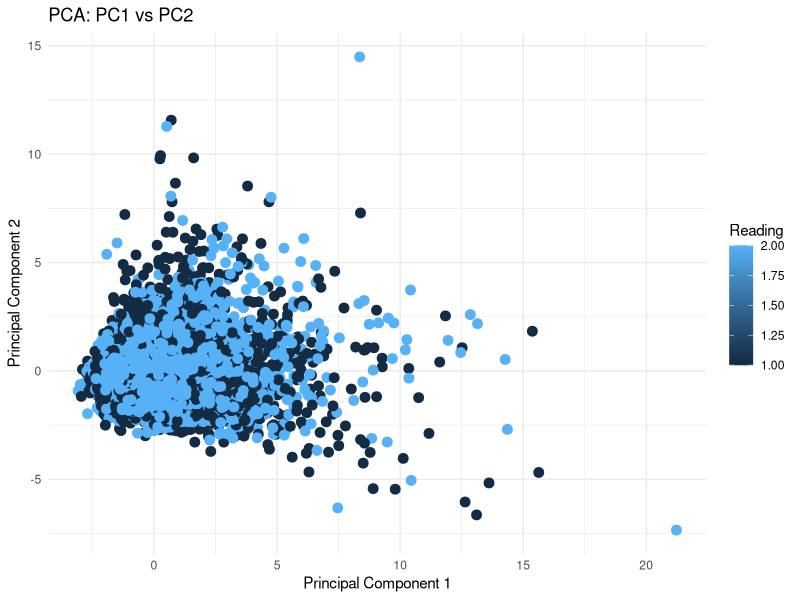

This figure's R source:
library(tidyverse);
pca_plot_data <- read_csv("derived_data/pca_plot_data.csv")
plot <- ggplot(pca_plot_data, aes(x = PC1, y = PC2)) +
  geom_point(aes(color = Reading), size = 3) +
  labs(
    title = "PCA: PC1 vs PC2",
    x = "Principal Component 1",
    y = "Principal Component 2",
    color = "Reading"
  ) +
  theme_minimal()
ggsave("figures/PC1vsPC2.png", plot=plot)
